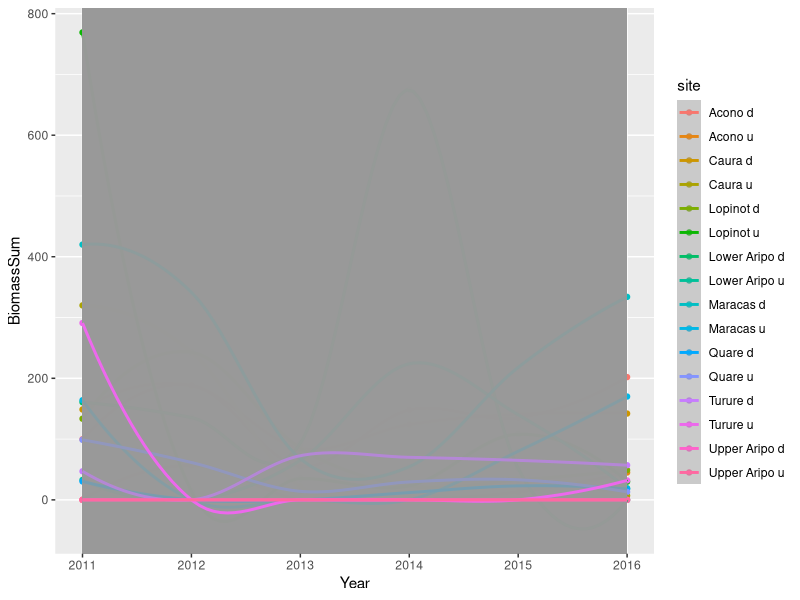
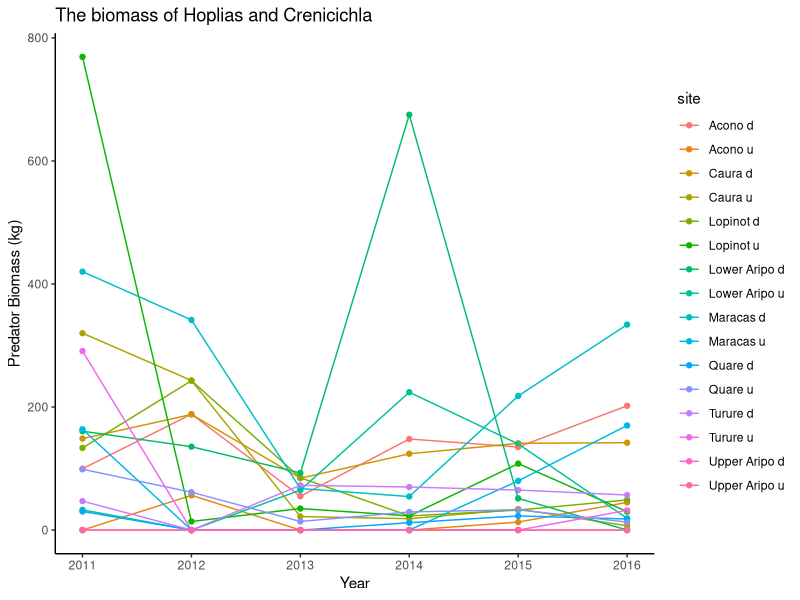
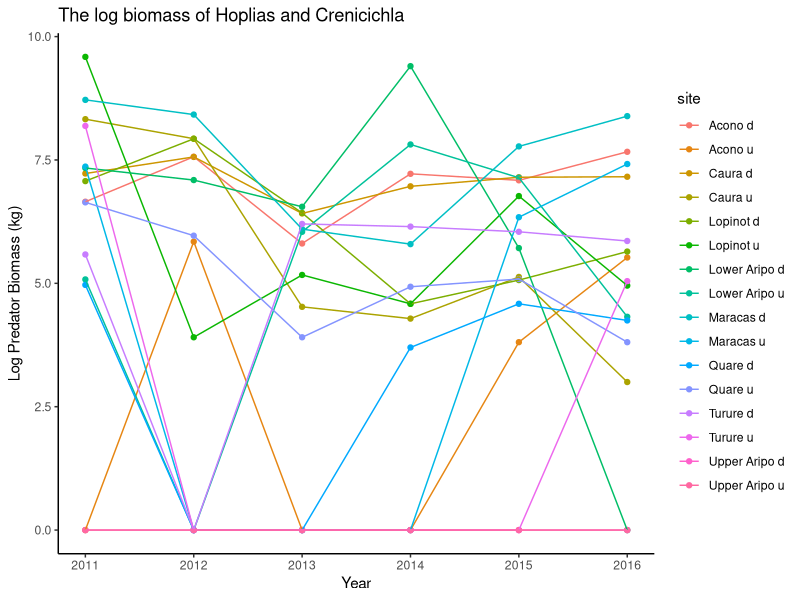
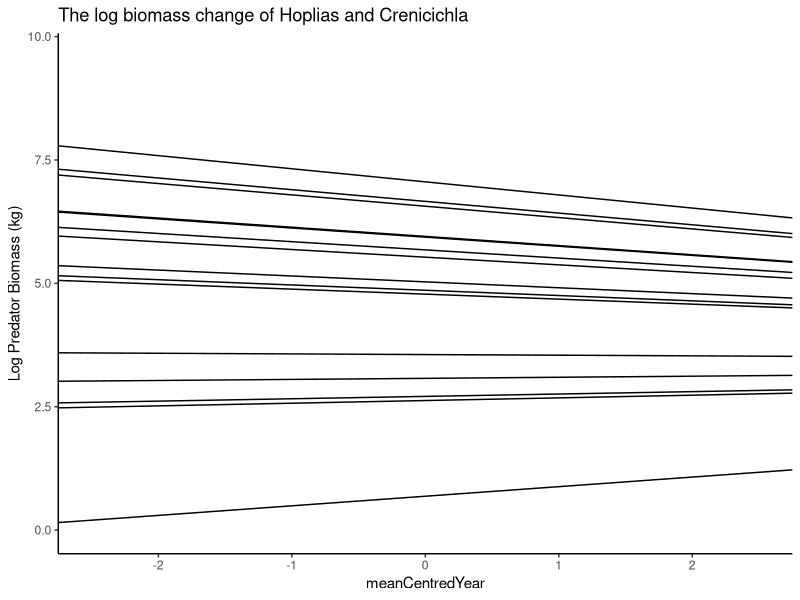
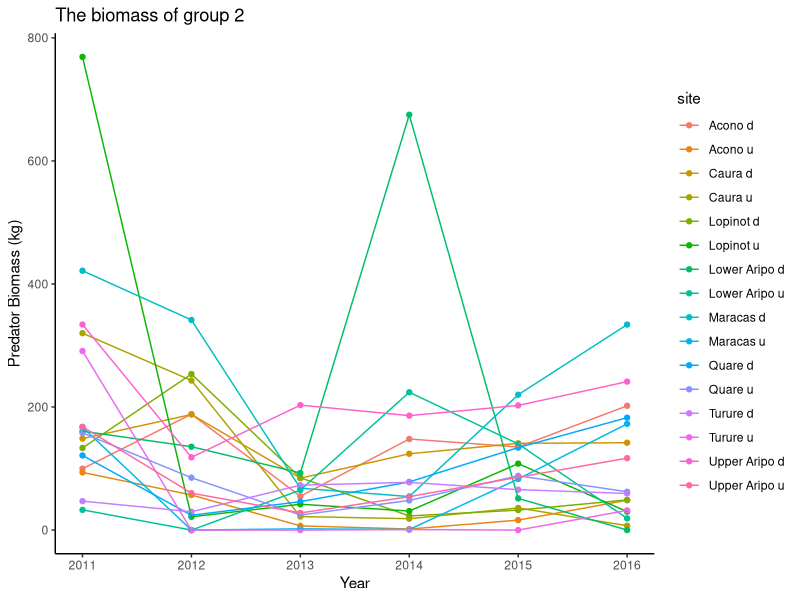
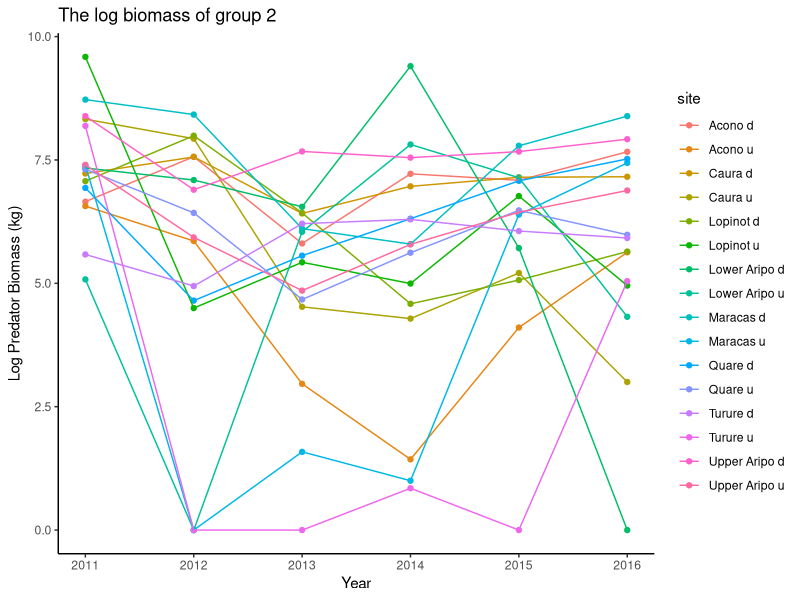
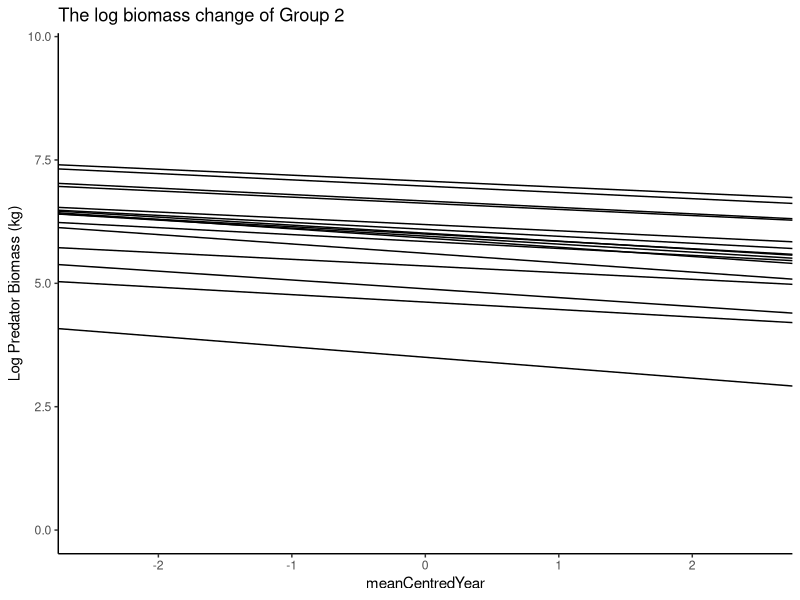
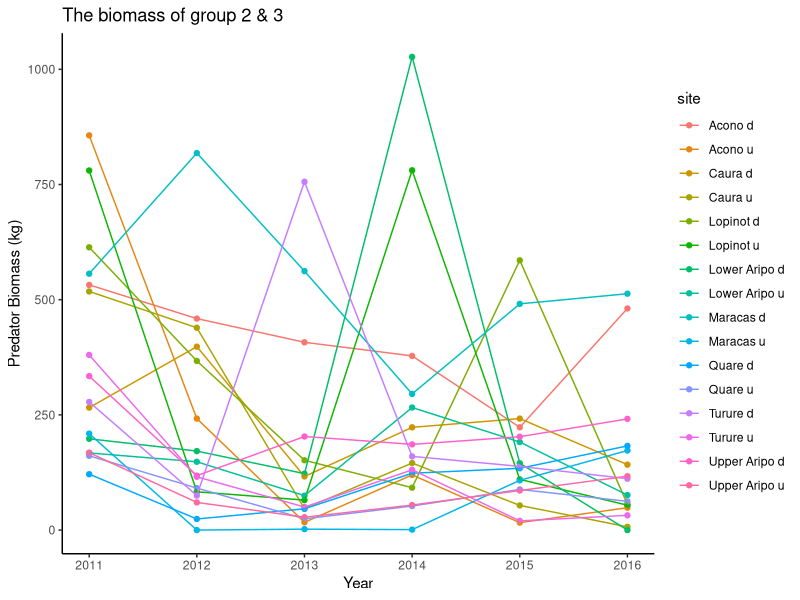

Reproduce these figures in R, in order.
## ---- chunk 1
setwd("C:\\Users\\faj\\Documents\\OneDrive for Business\\research\\FishPredation\\Data")

library(dplyr)
library(tidyr)
library(ggplot2)
library(lme4)
library(lsmeans)
library(pbkrtest)

#preparing data 

fishDataAll <- read.csv("Fish data June 2017.csv")
head(fishDataAll)
str(fishDataAll)


selectMonths <- c("07", "08")# i am selecting out these months because then i can use the last timepoint 


#select data from only the July and Auguest, and remove first year 
SelectData <- fishDataAll %>% 
	separate(date, c("Day", "Month", "Year"), sep = "/") %>%
	filter(Year != 2010)%>%
	filter(Month %in% selectMonths)

fishData <- data.frame(SelectData)

#calculate biomass
fishData$TotBiomass <- (fishData$numbercaught + fishData$numberseen)* fishData$weight

#calculating percentage abundance
TotBioSite<- fishData %>% 
	group_by(site, Year) %>%
	summarise(BiomasSiteSum = sum(TotBiomass, na.rm=TRUE))

siteBiomass <- data.frame(TotBioSite)

## ---- chunk 2
#Narrow

#sum biomass per site and year
predatorsBioN <- fishData %>% 
	filter(species == "Hoplias malabaricus" | species == "Crenicichla frenata") %>%
	group_by(site, Year) %>%
	summarise(BiomassSum = sum(TotBiomass))

predatorsBio <- data.frame(predatorsBioN)
predatorsBio$Year <- as.numeric(predatorsBio$Year)
siteBiomass$Year <- as.numeric(siteBiomass$Year)

FishDataTot <- merge(siteBiomass, predatorsBio, by = c("site" ,"Year"),all=TRUE) # this makes sure i 
#know what years had no predators recoreded in 
head(FishDataTot)
FishDataTot$BiomassSum[is.na(FishDataTot$BiomassSum)] <- 0

#add mean centered year for further analysis
meanYear <-summarise(FishDataTot, meanYear = mean(Year)) 
FishDataTot$meanYear <- meanYear[1,]
FishDataTot$meanCentredYear <-  FishDataTot$Year - FishDataTot$meanYear	

FishDataTot$LogBiomass <- log2(FishDataTot$BiomassSum + 1)

#plot slopes of each sites using Loess

NarrowBiomass <- ggplot(aes(x = Year, y = BiomassSum, colour = site),data = FishDataTot)
NarrowBiomass + geom_point() +
  geom_smooth()

## ---- chunk 3
BioPlot <- ggplot(FishDataTot, aes(x = Year, y = BiomassSum, col = site, group = site))
BioPlot + geom_point() +
	geom_line() +
	theme_classic() +
	labs(title="The biomass of Hoplias and Crenicichla", y = "Predator Biomass (kg)")

BioPlotLog <- ggplot(FishDataTot, aes(x = Year, y = LogBiomass, col = site, group = site))
BioPlotLog + geom_point() +
	geom_line() +
	theme_classic() +
	labs(title="The log biomass of Hoplias and Crenicichla", y = "Log Predator Biomass (kg)")

## ---- chunk 4
bioMLog <- lmer(LogBiomass ~ meanCentredYear + (meanCentredYear|site), data = FishDataTot)
summary(bioMLog)

#plot slopes of sites
bioMLog_Lines <- coef(bioMLog )$site[c(1:2)] # get slope and intercept of each line in model 3
names(bioMLog_Lines) <- c("intercept", "slope")

m3.plotb <- ggplot(data = FishDataTot, aes(x = meanCentredYear, y = LogBiomass)) # plot of model with varying intercept but not slope, but only main slope shown
m3.plotb + geom_blank() + 
	theme_classic() + 
	geom_abline(slope =bioMLog_Lines$slope, intercept = bioMLog_Lines$intercept) +
	labs(title="The log biomass change of Hoplias and Crenicichla", y = "Log Predator Biomass (kg)")

## ---- chunk 5
#Middle

#sum biomass per site and year
predatorsBioNm <- fishData %>% 
	filter(species == "Hoplias malabaricus" | species == "Crenicichla frenata" | 
		species == "Gymnotus carapo"| species ==  "Rivulus hartii") %>%
	group_by(site, Year) %>%
	summarise(BiomassSum = sum(TotBiomass))

predatorsBiom <- data.frame(predatorsBioNm)
predatorsBiom$Year <- as.numeric(predatorsBiom$Year)
siteBiomass$Year <- as.numeric(siteBiomass$Year)

FishDataTotm <- merge(siteBiomass, predatorsBiom, by = c("site" ,"Year"),all=TRUE) # this makes sure i 
#know what years had no predators recoreded in 
head(FishDataTotm)
FishDataTotm$BiomassSum[is.na(FishDataTotm$BiomassSum)] <- 0

#add mean centered year for further analysis
meanYear <-summarise(FishDataTotm, meanYear = mean(Year)) 
FishDataTotm$meanYear <- meanYear[1,]
FishDataTotm$meanCentredYear <-  FishDataTotm$Year - FishDataTotm$meanYear	

FishDataTotm$LogBiomass <- log2(FishDataTotm$BiomassSum + 1)
## ---- chunk 6
BioPlotm <- ggplot(FishDataTotm, aes(x = Year, y = BiomassSum, col = site, group = site))
BioPlotm + geom_point() +
	geom_line() +
	theme_classic() +
	labs(title="The biomass of group 2", y = "Predator Biomass (kg)")

BioPlotLogm <- ggplot(FishDataTotm, aes(x = Year, y = LogBiomass, col = site))
BioPlotLogm + geom_point() +
	geom_line() +
	theme_classic() +
	labs(title="The log biomass of group 2", y = "Log Predator Biomass (kg)")

## ---- chunk 7
bioMLogm <- lmer(LogBiomass ~ meanCentredYear + (meanCentredYear|site), data = FishDataTotm)
summary(bioMLogm)

#plot slopes of sites
bioMLog_Linesm <- coef(bioMLogm)$site[c(1:2)] # get slope and intercept of each line in model 3
names(bioMLog_Linesm) <- c("intercept", "slope")

m3.plotbm <- ggplot(data = FishDataTotm, aes(x = meanCentredYear, y = LogBiomass)) # plot of model with varying intercept but not slope, but only main slope shown
m3.plotbm + geom_blank() + 
	theme_classic() + 
	geom_abline(slope =bioMLog_Linesm$slope, intercept = bioMLog_Linesm$intercept) +
	labs(title="The log biomass change of Group 2", y = "Log Predator Biomass (kg)")

## ---- chunk 8
#Wide

group12 <- c("Hoplias malabaricus", "Crenicichla frenata", "Gymnotus carapo", "Anablepsoides hartii",
			"Cichlasoma taenia", "Cichlasoma taenia", "Corynopoma riisei", "Roeboides dientonito", 
			"Agonostomus monticola", "Rhamdia quelen", "andinoacara pulcher", "Hemigrammus unilineatus", "Rivulus hartii")

#sum biomass per site and year
predatorsBioNw <- fishData %>% 
	filter(species %in% group12) %>%
	group_by(site, Year) %>%
	summarise(BiomassSum = sum(TotBiomass))

predatorsBiow <- data.frame(predatorsBioNw)
predatorsBiow$Year <- as.numeric(predatorsBiow$Year)
siteBiomass$Year <- as.numeric(siteBiomass$Year)

FishDataTotw <- merge(siteBiomass, predatorsBiow, by = c("site" ,"Year"),all=TRUE) # this makes sure i 
#know what years had no predators recoreded in 
head(FishDataTotw)
FishDataTotw$BiomassSum[is.na(FishDataTotw$BiomassSum)] <- 0

#add mean centered year for further analysis
meanYear <-summarise(FishDataTotw, meanYear = mean(Year)) 
FishDataTotw$meanYear <- meanYear[1,]
FishDataTotw$meanCentredYear <-  FishDataTotw$Year - FishDataTotw$meanYear	

FishDataTotw$LogBiomass <- log2(FishDataTotw$BiomassSum + 1)
## ---- chunk 9
BioPlotw <- ggplot(FishDataTotw, aes(x = Year, y = BiomassSum, col = site, group = site))
BioPlotw + geom_point() +
	geom_line() +
	theme_classic() +
	labs(title="The biomass of group 2 & 3", y = "Predator Biomass (kg)")

BioPlotLogw <- ggplot(FishDataTotw, aes(x = Year, y = LogBiomass, col = site))
BioPlotLogw + geom_point() +
	geom_line() +
	theme_classic() +
	labs(title="The log biomass of group 2 & 3", y = "Log Predator Biomass (kg)")

## ---- chunk 10
bioMLogw <- lmer(LogBiomass ~ meanCentredYear + (meanCentredYear|site), data = FishDataTotw)
summary(bioMLogw)

#plot slopes of sites
bioMLog_Linesw <- coef(bioMLogw)$site[c(1:2)] # get slope and intercept of each line in model 3
names(bioMLog_Linesw) <- c("intercept", "slope")

m3.plotbw <- ggplot(data = FishDataTotw, aes(x = meanCentredYear, y = LogBiomass)) # plot of model with varying intercept but not slope, but only main slope shown
m3.plotbm + geom_blank() + 
	theme_classic() + 
	geom_abline(slope =bioMLog_Linesw$slope, intercept = bioMLog_Linesw$intercept) +
	labs(title="The log biomass change of Group 2", y = "Log Predator Biomass (kg)")
